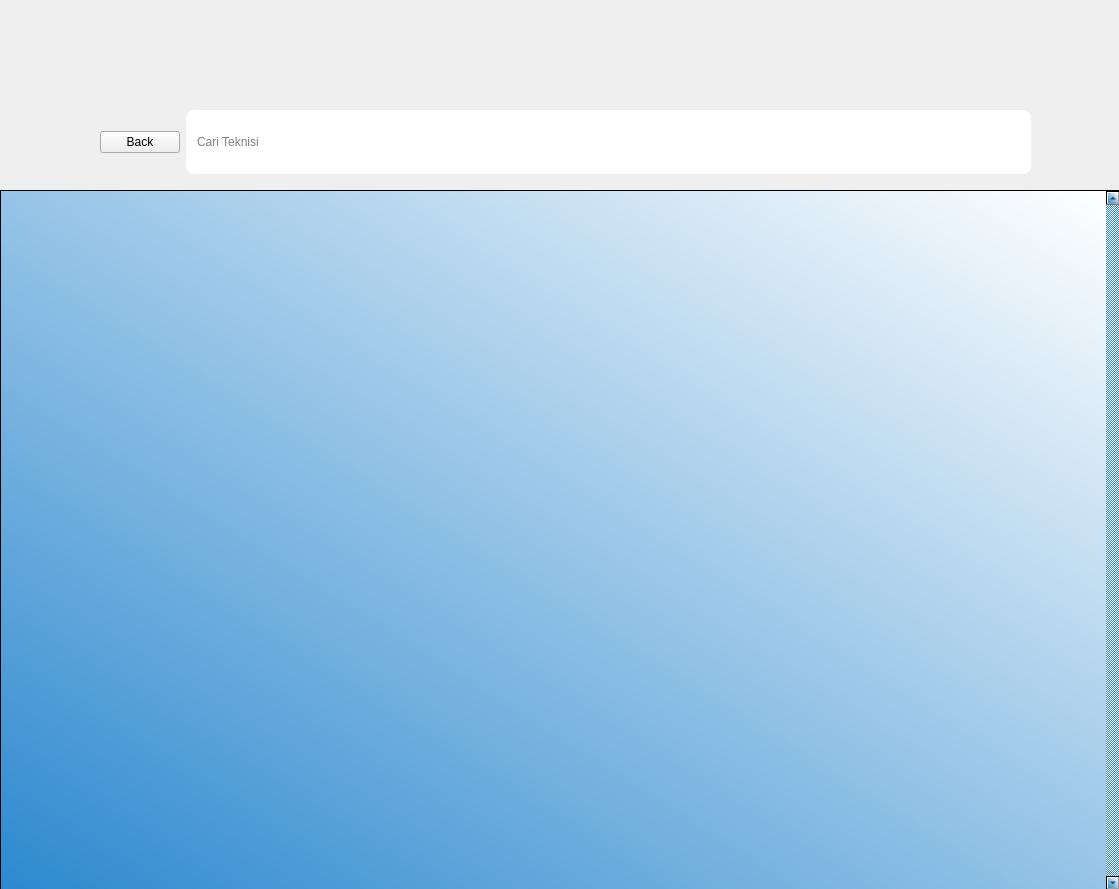
<?xml version="1.0" encoding="UTF-8"?>
<ui version="4.0">
 <class>MainWindow</class>
 <widget class="QMainWindow" name="MainWindow">
  <property name="geometry">
   <rect>
    <x>0</x>
    <y>0</y>
    <width>1119</width>
    <height>889</height>
   </rect>
  </property>
  <property name="windowTitle">
   <string>MainWindow</string>
  </property>
  <widget class="QWidget" name="bgwidget">
   <property name="enabled">
    <bool>true</bool>
   </property>
   <property name="maximumSize">
    <size>
     <width>1121</width>
     <height>891</height>
    </size>
   </property>
   <property name="styleSheet">
    <string notr="true">QWidget#bgwidget{
background-color: qlineargradient(spread:pad, x1:0, y1:0.961, x2:1, y2:0, stop:0 rgba(33, 137, 205, 255), stop:1 rgba(255, 255, 255, 255))};</string>
   </property>
   <widget class="QScrollArea" name="scrollArea">
    <property name="geometry">
     <rect>
      <x>0</x>
      <y>190</y>
      <width>1121</width>
      <height>701</height>
     </rect>
    </property>
    <property name="styleSheet">
     <string notr="true">background-color:qlineargradient(spread:pad, x1:0, y1:1, x2:1, y2:0, stop:0 rgba(45, 137, 207, 255), stop:1 rgba(255, 255, 255, 255));</string>
    </property>
    <property name="verticalScrollBarPolicy">
     <enum>Qt::ScrollBarAlwaysOn</enum>
    </property>
    <property name="widgetResizable">
     <bool>true</bool>
    </property>
    <widget class="QWidget" name="scrollAreaWidgetContents">
     <property name="geometry">
      <rect>
       <x>0</x>
       <y>0</y>
       <width>1102</width>
       <height>699</height>
      </rect>
     </property>
     <property name="sizePolicy">
      <sizepolicy hsizetype="Preferred" vsizetype="Expanding">
       <horstretch>0</horstretch>
       <verstretch>0</verstretch>
      </sizepolicy>
     </property>
     <layout class="QVBoxLayout" name="verticalLayout_12">
      <property name="spacing">
       <number>5</number>
      </property>
      <property name="leftMargin">
       <number>5</number>
      </property>
      <property name="topMargin">
       <number>5</number>
      </property>
      <property name="rightMargin">
       <number>5</number>
      </property>
      <property name="bottomMargin">
       <number>5</number>
      </property>
     </layout>
    </widget>
   </widget>
   <widget class="QWidget" name="widget" native="true">
    <property name="geometry">
     <rect>
      <x>100</x>
      <y>110</y>
      <width>931</width>
      <height>64</height>
     </rect>
    </property>
    <layout class="QHBoxLayout" name="horizontalLayout">
     <item>
      <widget class="QPushButton" name="backButton">
       <property name="styleSheet">
                <string notr="true">QPushButton#backButton{
background-color:rgb(0, 0, 0);
color:rgba(255,255,255,210);
border-radius:2px;
font: 11pt &quot;MS Shell Dlg 2&quot;; color:rgb(255, 255, 255);
}

QPushButton#backButton:hover{
background-color:qlineargradient(spread:pad, x1:5, y1:5, x2:5, y2:5, stop:0 rgba(150, 123, 111, 219), stop:1 rgba(85, 81, 84, 226));
}

QPushButton#backButton:pressed{
padding-left:5px;
padding-top:5px;
background-color:rgba(150, 123, 111, 255);
};
</string>
        </property>
       <property name="text">
        <string>Back</string>
       </property>
       <property name="iconSize">
        <size>
         <width>40</width>
         <height>40</height>
        </size>
       </property>
      </widget>
     </item>
     <item>
      <widget class="QFrame" name="searchBar">
       <property name="styleSheet">
        <string notr="true">background-color: rgb(255, 255, 255);
border-radius: 8px;</string>
       </property>
       <property name="frameShape">
        <enum>QFrame::StyledPanel</enum>
       </property>
       <property name="frameShadow">
        <enum>QFrame::Raised</enum>
       </property>
       <layout class="QHBoxLayout" name="horizontalLayout_5">
        <item>
         <widget class="QLineEdit" name="Search">
          <property name="text">
           <string/>
          </property>
          <property name="placeholderText">
           <string>Cari Teknisi</string>
          </property>
         </widget>
        </item>
        <item>
         <widget class="QLabel" name="label_5">
          <property name="enabled">
           <bool>true</bool>
          </property>
          <property name="minimumSize">
           <size>
            <width>20</width>
            <height>20</height>
           </size>
          </property>
          <property name="maximumSize">
           <size>
            <width>20</width>
            <height>20</height>
           </size>
          </property>
          <property name="text">
           <string/>
          </property>
          <property name="pixmap">
           <pixmap>:/img/search_icon.png</pixmap>
          </property>
          <property name="scaledContents">
           <bool>true</bool>
          </property>
         </widget>
        </item>
       </layout>
      </widget>
     </item>
    </layout>
   </widget>
  </widget>
 </widget>
 <resources>
  <include location="../1/electrify/src/qrc/pelanggan.qrc"/>
 </resources>
 <connections/>
</ui>
